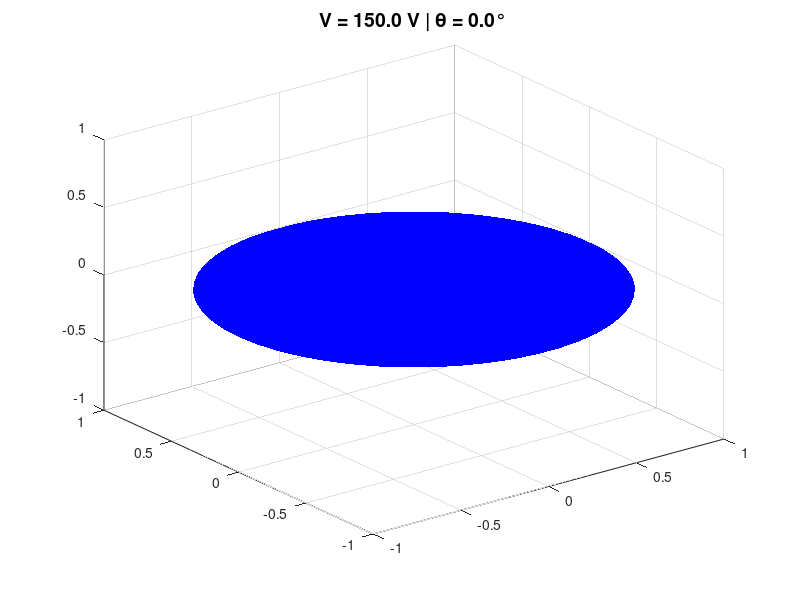

MATLAB code to generate this figure:
clc; clear; close all;

% Thông số vật lý
epsilon0 = 8.85e-12;     % F/m
epsilon_r = 2.5;         % vật liệu điện môi
gamma = 0.072;           % N/m
d = 1e-6;                % m
theta0 = deg2rad(110);   % góc tiếp xúc ban đầu

% Các mức điện áp
voltages = linspace(0, 150, 100);  % V

% Tạo hình cầu đơn vị
[sx, sy, sz] = sphere(50);
r = 1;


% Thiết lập figure
fig = figure('Position',[100 100 600 500]);
axis equal; axis off;
view(3); camlight; lighting gouraud;


figure;
for i = 1:length(voltages)
    V = voltages(i);
    cosThetaV = cos(theta0) + (epsilon0 * epsilon_r * V^2) / (2 * gamma * d);
    cosThetaV = min(cosThetaV, 1);  % tránh lỗi
    thetaV = acos(cosThetaV);
    
    % Tính tỷ lệ chiều cao giọt theo góc tiếp xúc
    heightFactor = tan(thetaV);  % càng nhỏ thì giọt càng dẹt

    
    cla;
    surf(sx*r, sy*r, sz*r*heightFactor, 'FaceColor','blue','EdgeColor','none');
    title(sprintf('V = %.1f V | θ = %.1f°', V, rad2deg(thetaV)), 'FontSize', 14);
    drawnow;
    pause(0.05);  % tốc độ hoạt ảnh
end

